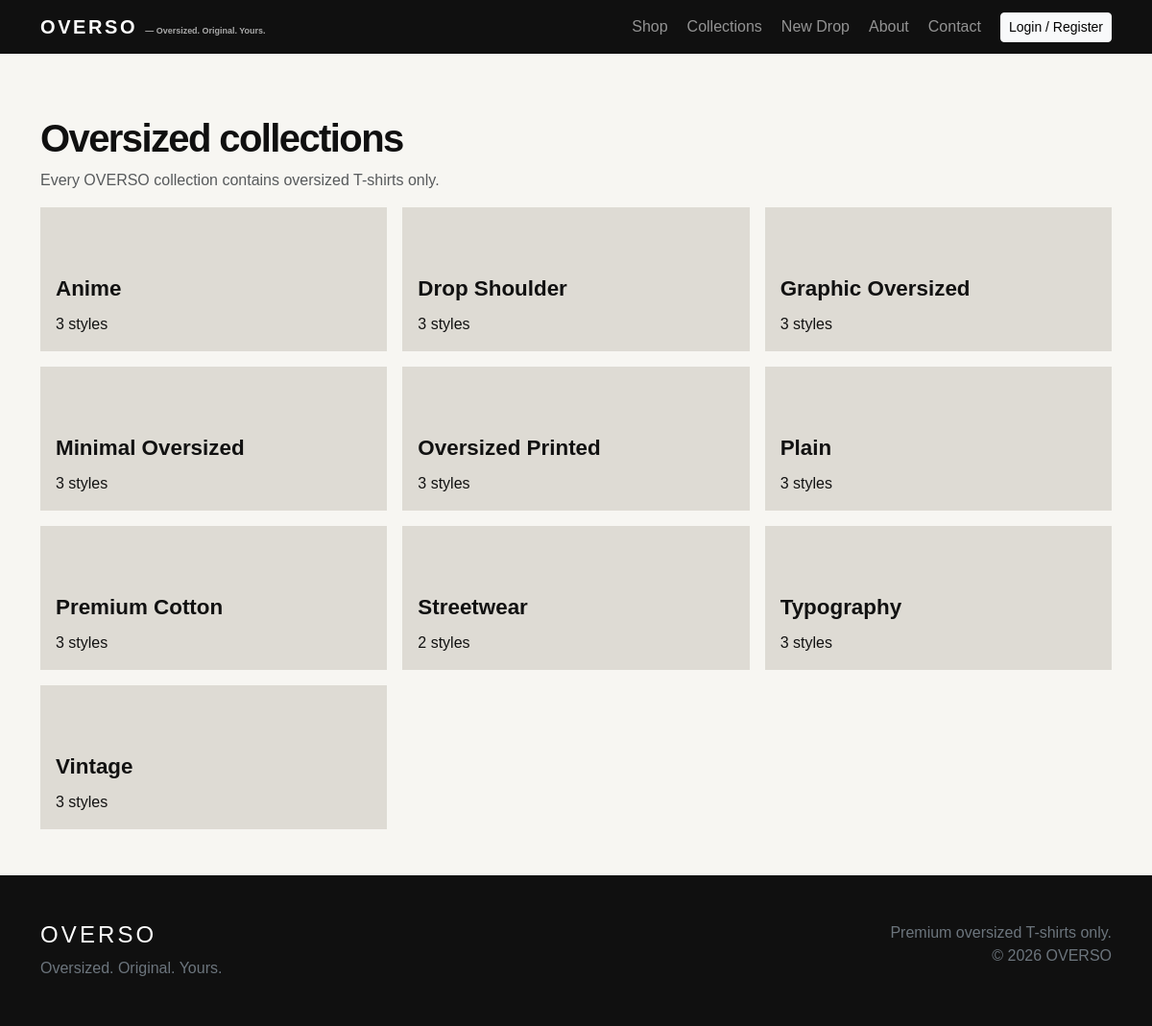
/categories.php, run on the app's committed database.
### tables this page shows
CREATE TABLE categories (id INT AUTO_INCREMENT PRIMARY KEY, name VARCHAR(80) NOT NULL UNIQUE, description VARCHAR(255), image VARCHAR(255), created_at TIMESTAMP DEFAULT CURRENT_TIMESTAMP);

### includes/functions.php (called while the page is built, shortened)
<?php
require_once __DIR__ . '/../config/database.php';
function e($value): string { return htmlspecialchars((string)$value, ENT_QUOTES, 'UTF-8'); }
function base(string $path = ''): string {
    return preg_match('#^https?://#i', $path) ? $path : '/OVERSO/' . ltrim($path, '/');
}
function is_logged_in(): bool { return isset($_SESSION['user']); }

### config/database.php (called while the page is built, shortened)
<?php
function db(): PDO {
    static $pdo;
    if (!$pdo) {
        $pdo = new PDO('mysql:host='.DB_HOST.';dbname='.DB_NAME.';charset=utf8mb4', DB_USER, DB_PASS, [
            PDO::ATTR_ERRMODE => PDO::ERRMODE_EXCEPTION,
            PDO::ATTR_DEFAULT_FETCH_MODE => PDO::FETCH_ASSOC,
        ]);
    }
    return $pdo;
}

### categories.php (the view)
<?php $pageTitle='Collections';require 'includes/header.php';require 'includes/navbar.php';$cats=db()->query('SELECT c.*,COUNT(p.id) product_count FROM categories c LEFT JOIN products p ON p.category_id=c.id AND p.status="active" GROUP BY c.id ORDER BY c.name')->fetchAll(); ?><main class="container my-5"><h1 class="section-title">Oversized collections</h1><p class="text-muted">Every OVERSO collection contains oversized T-shirts only.</p><div class="row g-3"><?php foreach($cats as $c): ?><div class="col-6 col-md-4"><a class="collection" href="<?=base('products.php?category='.$c['id'])?>"><span><?=e($c['name'])?><small class="d-block fs-6 fw-normal mt-2"><?=$c['product_count']?> styles</small></span></a></div><?php endforeach ?></div></main><?php require 'includes/footer.php'; ?>

### includes/header.php (shortened to what this page needs)
<?php require_once __DIR__.'/functions.php'; $pageTitle=$pageTitle??'OVERSO'; ?>
<!doctype html><html lang="en"><head><link href="https://cdn.jsdelivr.net/npm/bootstrap@5.3.3/dist/css/bootstrap.min.css" rel="stylesheet"><link href="<?=base('assets/css/style.css')?>" rel="stylesheet"></head><body>

### includes/navbar.php (shortened to what this page needs)
<nav class="navbar navbar-expand-lg navbar-dark sticky-top site-nav"><div class="container"><a class="navbar-brand fw-bold tracking" href="<?=base()?>">OVERSO <small>— Oversized. Original. Yours.</small></a><button class="navbar-toggler" data-bs-toggle="collapse" data-bs-target="#nav"><span class="navbar-toggler-icon"></span></button><div class="collapse navbar-collapse" id="nav"><ul class="navbar-nav ms-auto align-items-lg-center gap-lg-1"><li><a class="nav-link" href="<?=base('products.php')?>">Shop</a></li><li><a class="nav-link" href="<?=base('categories.php')?>">Collections</a></li><li><a class="nav-link" href="<?=base('products.php?sort=newest')?>">New Drop</a></li><li><a class="nav-link" href="<?=base('about.php')?>">About</a></li><li><a class="nav-link" href="<?=base('contact.php')?>">Contact</a></li><?php if(is_logged_in()): ?><li><a class="nav-link" href="<?=base('wishlist.php')?>">Wishlist</a></li><li><a class="nav-link" href="<?=base('cart.php')?>">Cart <span class="badge text-bg-light text-dark"><?=cart_count()?></span></a></li><li><a class="nav-link" href="<?=base('orders.php')?>">Orders</a></li><li class="dropdown"><a class="nav-link dropdown-toggle" data-bs-toggle="dropdown">Hi, <?=e(user()['username'])?></a><ul class="dropdown-menu"><li><a class="dropdown-item" href="<?=base('profile.php')?>">Profile</a></li><li><a class="dropdown-item" href="<?=base('addresses.php')?>">Addresses</a></li><li><a class="dropdown-item" href="<?=base('logout.php')?>">Logout</a></li></ul></li><?php else: ?><li><a class="btn btn-light btn-sm ms-lg-2" href="<?=base('user-login.php')?>">Login / Register</a></li><?php endif ?></ul></div></div></nav>
<div class="container pt-3"></div>

### includes/footer.php (shortened to what this page needs)
<footer class="mt-5 py-5 text-white footer"><div class="container d-flex flex-column flex-md-row justify-content-between"><div><h4 class="tracking">OVERSO</h4><p class="mb-0 text-secondary">Oversized. Original. Yours.</p></div><div class="text-md-end text-secondary">Premium oversized T-shirts only.<br>© <?=date('Y')?> OVERSO</div></div></footer></body></html>

### assets/css/style.css (style rules this page uses)
:root { --ink:#101010;--paper:#f7f6f2;--lime:#d6ff39 }
body { background:var(--paper);color:var(--ink);font-family:Arial,sans-serif }
.site-nav,.footer,.admin-top,.admin-side { background:#101010 }
.tracking { letter-spacing:.13em }
.navbar-brand small { font-size:.56rem;letter-spacing:0;color:#aaa }
.section-title { font-weight:800;letter-spacing:-.04em }
.collection { min-height:150px;background:#dedbd4;display:flex;align-items:end;padding:1rem;font-size:1.4rem;font-weight:bold;text-decoration:none;color:#111 }
.footer { margin-top:auto }

### data on the page
categories: name "Anime", product_count "3"
categories: name "Drop Shoulder", product_count "3"
categories: name "Graphic Oversized", product_count "3"
categories: name "Minimal Oversized", product_count "3"
categories: name "Oversized Printed", product_count "3"
categories: name "Plain", product_count "3"
categories: name "Premium Cotton", product_count "3"
categories: name "Streetwear", product_count "2"
categories: name "Typography", product_count "3"
categories: name "Vintage", product_count "3"
